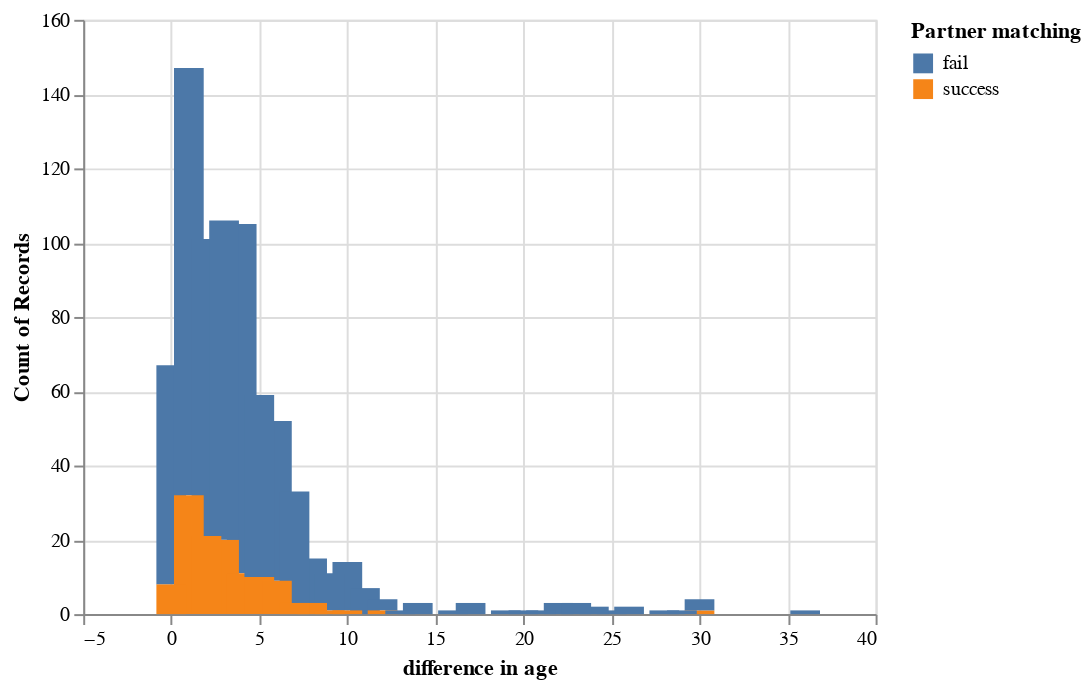

Notebook cell for this chart:
### Code cell
speeddating_plot = (
    alt.Chart(speeddating_training)
    .mark_bar(size=15)
    .encode(
        x=alt.X("d_age", title="difference in age"),
        y="count()",
        color=alt.Color("match", title="Partner matching"),
    )
)
speeddating_plot

### Figure 1 — Vega-Lite specification as saved in the notebook (floating-point values rounded to 4 significant figures; data arrays with more than 128 entries replaced by an {"elided": "..."} marker saying what was removed)
{"config": {"view": {"continuousWidth": 400, "continuousHeight": 300}}, "data": {"name": "data-0c220c2f2ae3b5713a2391093957d043"}, "mark": {"type": "bar", "size": 15}, "encoding": {"color": {"field": "match", "title": "Partner matching", "type": "nominal"}, "x": {"field": "d_age", "title": "difference in age", "type": "quantitative"}, "y": {"aggregate": "count", "type": "quantitative"}}, "$schema": "https://vega.github.io/schema/vega-lite/v4.17.0.json", "datasets": {"data-0c220c2f2ae3b5713a2391093957d043": {"elided": "750 records"}}}
